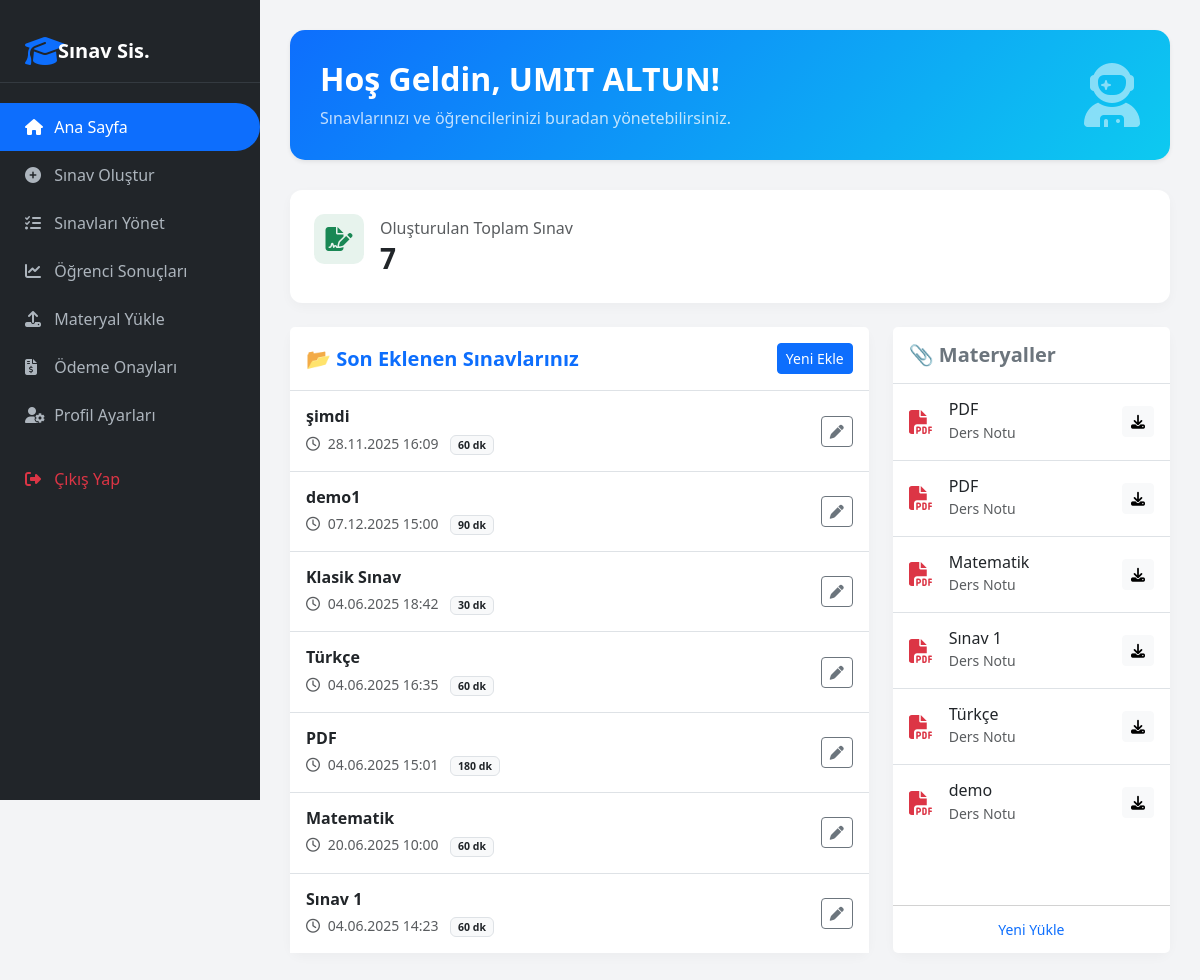
/dashboard.php (signed in), run on the app's committed database.
### tables this page shows
CREATE TABLE `exams` (
  `id` int(11) NOT NULL,
  `title` varchar(255) DEFAULT NULL,
  `description` text DEFAULT NULL,
  `start_time` datetime DEFAULT NULL,
  `end_time` datetime DEFAULT NULL,
  `duration_minutes` int(11) DEFAULT NULL,
  `creator_id` int(11) DEFAULT NULL,
  `format` enum('coktan_secimli','klasik','yazili','karisik') DEFAULT NULL,
  `is_paid` tinyint(1) DEFAULT 1,
  `date` datetime DEFAULT NULL,
  `price` int(11) DEFAULT 0,
  `created_at` datetime DEFAULT current_timestamp()
);

CREATE TABLE `exam_materials` (
  `id` int(11) NOT NULL,
  `exam_id` int(11) DEFAULT NULL,
  `creator_id` int(11) NOT NULL,
  `filename` varchar(255) DEFAULT NULL,
  `filepath` varchar(255) DEFAULT NULL,
  `title` varchar(255) DEFAULT NULL,
  `created_at` datetime DEFAULT current_timestamp()
);

### dashboard.php (the view, shortened to what this page needs)
<?php
require 'db.php';
$user = $_SESSION['user'];
$role = $user['role'];
$upcoming_exams = [];
$my_exams = [];
$materials = [];
$stats = ['total_exams' => 0, 'completed' => 0];
if ($role === 'ogrenci') {
    $stmt = $pdo->prepare("SELECT * FROM exams WHERE start_time > NOW() ORDER BY start_time ASC LIMIT 5");
    $stmt->execute();
    $upcoming_exams = $stmt->fetchAll(PDO::FETCH_ASSOC);
    $stmt = $pdo->query("SELECT * FROM exam_materials ORDER BY created_at DESC LIMIT 5");
    $materials = $stmt->fetchAll(PDO::FETCH_ASSOC);
    $stmt = $pdo->prepare("SELECT COUNT(DISTINCT exam_id) FROM answers WHERE user_id = ?");
    $stmt->execute([$user['id']]);
    $stats['completed'] = $stmt->fetchColumn();
} else {
    $stmt = $pdo->prepare("SELECT * FROM exams WHERE creator_id = ? ORDER BY created_at DESC");
    $stmt->execute([$user['id']]);
    $my_exams = $stmt->fetchAll(PDO::FETCH_ASSOC);
    $stats['total_exams'] = count($my_exams);
    $stmt = $pdo->prepare("SELECT * FROM exam_materials WHERE creator_id = ?");
    $stmt->execute([$user['id']]);
    $materials = $stmt->fetchAll(PDO::FETCH_ASSOC);
}
?>
<!DOCTYPE html>
<html lang="tr">
<head>
    <link href="https://cdn.jsdelivr.net/npm/bootstrap@5.3.3/dist/css/bootstrap.min.css" rel="stylesheet">
    <link href="https://cdnjs.cloudflare.com/ajax/libs/font-awesome/6.4.0/css/all.min.css" rel="stylesheet">
</head>
<body>
    <div class="sidebar" id="sidebar">
        <div class="sidebar-header d-flex align-items-center">
            <i class="fa-solid fa-graduation-cap fa-2x me-2 text-primary"></i>
            <h5 class="m-0 fw-bold">Sınav Sis.</h5>
        </div>
        <a href="dashboard.php" class="active"><i class="fa-solid fa-house"></i> Ana Sayfa</a>
        <?php if($role === 'ogrenci'): ?>
            <a href="available_exams.php"><i class="fa-solid fa-pen-to-square"></i> Sınavlara Katıl</a>
            <a href="exam_history.php"><i class="fa-solid fa-clock-rotate-left"></i> Sonuçlarım</a>
        <?php else: ?>
            <a href="create_exam.php"><i class="fa-solid fa-plus-circle"></i> Sınav Oluştur</a>
            <a href="manage_exams.php"><i class="fa-solid fa-list-check"></i> Sınavları Yönet</a>
            <a href="student_results.php"><i class="fa-solid fa-chart-line"></i> Öğrenci Sonuçları</a>
            <a href="upload_material.php"><i class="fa-solid fa-upload"></i> Materyal Yükle</a>
            <a href="payment_approvals.php"><i class="fa-solid fa-file-invoice-dollar"></i> Ödeme Onayları</a>
        <?php endif; ?>
        <a href="profile_manage.php"><i class="fa-solid fa-user-gear"></i> Profil Ayarları</a>
        <a href="logout.php" class="text-danger mt-3"><i class="fa-solid fa-right-from-bracket"></i> Çıkış Yap</a>
    </div>
    <div class="main-content">
        <div class="welcome-banner shadow-sm">
            <div>
                <h2 class="fw-bold">Hoş Geldin, <?= htmlspecialchars($user['name']) ?>!</h2>
                <p class="mb-0 opacity-75">
                    <?= $role === 'ogrenci' ? 'Başarılar dileriz. Yaklaşan sınavlarını aşağıdan kontrol edebilirsin.' : 'Sınavlarınızı ve öğrencilerinizi buradan yönetebilirsiniz.' ?>
                </p>
            </div>
            <div class="d-none d-md-block">
                <i class="fa-solid fa-user-astronaut fa-4x opacity-50"></i>
            </div>
        </div>
        <div class="row g-4 mb-4">
            <?php if($role === 'ogrenci'): ?>
                <div class="col-md-6">
                    <div class="card card-custom p-4">
                        <div class="d-flex align-items-center">
                            <div class="card-icon bg-primary bg-opacity-10 text-primary me-3">
                                <i class="fa-solid fa-check-circle"></i>
                            </div>
                            <div>
                                <h6 class="text-muted mb-1">Tamamlanan Sınavlar</h6>
                                <h3 class="fw-bold m-0"><?= $stats['completed'] ?></h3>
                            </div>
                        </div>
                    </div>
                </div>
                <div class="col-md-6">
                    <div class="card card-custom p-4">
                        <div class="d-flex align-items-center">
                            <div class="card-icon bg-warning bg-opacity-10 text-warning me-3">
                                <i class="fa-solid fa-calendar-alt"></i>
                            </div>
                            <div>
                                <h6 class="text-muted mb-1">Yaklaşan Sınav Sayısı</h6>
                                <h3 class="fw-bold m-0"><?= count($upcoming_exams) ?></h3>
                            </div>
                        </div>
                    </div>
                </div>
            <?php else: ?>
                <div class="col-md-12">
                    <div class="card card-custom p-4">
                        <div class="d-flex align-items-center">
                            <div class="card-icon bg-success bg-opacity-10 text-success me-3">
                                <i class="fa-solid fa-file-signature"></i>
                            </div>
                            <div>
                                <h6 class="text-muted mb-1">Oluşturulan Toplam Sınav</h6>
                                <h3 class="fw-bold m-0"><?= $stats['total_exams'] ?></h3>
                            </div>
                        </div>
                    </div>
                </div>
            <?php endif; ?>
        </div>
        <div class="row g-4">
            <div class="col-lg-8">
                <div class="card card-custom h-100">
                    <div class="card-header bg-white border-bottom p-3 d-flex justify-content-between align-items-center">
                        <h5 class="m-0 fw-bold text-primary">
                            <?= $role === 'ogrenci' ? '📅 Yaklaşan Sınavlar' : '📂 Son Eklenen Sınavlarınız' ?>
                        </h5>
                        <?php if($role === 'ogretmen'): ?>
                            <a href="create_exam.php" class="btn btn-sm btn-primary">Yeni Ekle</a>
                        <?php endif; ?>
                    </div>
                    <div class="card-body p-0">
                        <div class="list-group list-group-flush">
                            <?php
                            $liste = $role === 'ogrenci' ? $upcoming_exams : $my_exams;
                            if (empty($liste)):
                            ?>
                                <div class="p-4 text-center text-muted">
                                    <i class="fa-regular fa-folder-open fa-2x mb-2"></i>
                                    <p>Henüz kayıt bulunmamaktadır.</p>
                                </div>
                            <?php else: ?>
                                <?php foreach ($liste as $exam): ?>
                                    <div class="list-group-item p-3 d-flex justify-content-between align-items-center">
                                        <div>
                                            <h6 class="mb-1 fw-bold"><?= htmlspecialchars($exam['title']) ?></h6>
                                            <small class="text-muted">
                                                <i class="fa-regular fa-clock me-1"></i>
                                                <?= date('d.m.Y H:i', strtotime($exam['start_time'])) ?>
                                                <span class="ms-2 badge bg-light text-dark border"><?= $exam['duration_minutes'] ?> dk</span>
                                            </small>
                                        </div>
                                        <?php if($role === 'ogrenci'): ?>
                                            <a href="available_exams.php" class="btn btn-sm btn-outline-primary rounded-pill px-3">Katıl</a>
                                        <?php else: ?>
                                            <a href="edit_exam.php?id=<?= $exam['id'] ?>" class="btn btn-sm btn-outline-secondary"><i class="fa-solid fa-pen"></i></a>
                                        <?php endif; ?>
                                    </div>
                                <?php endforeach; ?>
                            <?php endif; ?>
                        </div>
                    </div>
                </div>
            </div>
            <div class="col-lg-4">
                <div class="card card-custom h-100">
                    <div class="card-header bg-white border-bottom p-3">
                        <h5 class="m-0 fw-bold text-secondary">📎 Materyaller</h5>
                    </div>
                    <div class="card-body p-0">
                        <div class="list-group list-group-flush">
                            <?php if (empty($materials)): ?>
                                <div class="p-4 text-center text-muted">Materyal yok.</div>
                            <?php else: ?>
                                <?php foreach ($materials as $m): ?>
                                    <div class="list-group-item p-3">
                                        <div class="d-flex align-items-center justify-content-between">
                                            <div class="d-flex align-items-center text-truncate">
                                                <i class="fa-solid fa-file-pdf text-danger me-3 fs-4"></i>
                                                <div>
                                                    <h6 class="mb-0 text-truncate" style="max-width: 150px;" title="<?= htmlspecialchars($m['title']) ?>">
                                                        <?= htmlspecialchars($m['title'] ?: $m['filename']) ?>
                                                    </h6>
                                                    <small class="text-muted">Ders Notu</small>
                                                </div>
                                            </div>
                                            <a href="<?= htmlspecialchars($m['filepath']) ?>" class="btn btn-sm btn-light" download>
                                                <i class="fa-solid fa-download"></i>
                                            </a>
                                        </div>
                                    </div>
                                <?php endforeach; ?>
                            <?php endif; ?>
                        </div>
                    </div>
                    <?php if($role === 'ogretmen'): ?>
                        <div class="card-footer bg-white text-center">
                            <a href="upload_material.php" class="btn btn-sm btn-link text-decoration-none">Yeni Yükle</a>
                        </div>
                    <?php endif; ?>
                </div>
            </div>
        </div>
    </div>
</body>
</html>

### dashboard.php (style rules this page uses)
body { font-family: 'Segoe UI', sans-serif; background-color: #f3f4f6; }
.sidebar { width: 260px; height: 100vh; background: #212529; color: #fff; position: fixed; top: 0; left: 0; padding-top: 20px; transition: all 0.3s; z-index: 1000; }
.sidebar-header { padding: 15px 25px; border-bottom: 1px solid #343a40; margin-bottom: 20px; }
.sidebar a { padding: 12px 25px; text-decoration: none; font-size: 16px; color: #adb5bd; display: block; transition: 0.2s; }
.sidebar a:hover, .sidebar a.active { color: #fff; background-color: #0d6efd; border-radius: 0 25px 25px 0; }
.sidebar i { width: 25px; }
.main-content { margin-left: 260px; padding: 30px; transition: all 0.3s; }
.card-custom { border: none; border-radius: 12px; background: #fff; box-shadow: 0 4px 12px rgba(0,0,0,0.03); transition: transform 0.2s; }
.card-icon { width: 50px; height: 50px; border-radius: 10px; display: flex; align-items: center; justify-content: center; font-size: 24px; margin-bottom: 15px; }
.welcome-banner { background: linear-gradient(135deg, #0d6efd, #0dcaf0); color: white; border-radius: 15px; padding: 30px; margin-bottom: 30px; display: flex; justify-content: space-between; align-items: center; }

### data on the page
exams: title "şimdi", start_time "28.11.2025 16:09", duration_minutes "60"
exams: title "demo1", start_time "07.12.2025 15:00", duration_minutes "90"
exams: title "Klasik Sınav", start_time "04.06.2025 18:42", duration_minutes "30"
exams: title "Türkçe", start_time "04.06.2025 16:35", duration_minutes "60"
exams: title "PDF", start_time "04.06.2025 15:01", duration_minutes "180"
exams: title "Matematik", start_time "20.06.2025 10:00", duration_minutes "60"
exams: title "Sınav 1", start_time "04.06.2025 14:23", duration_minutes "60"
exam_materials: title "PDF"
exam_materials: title "PDF"
exam_materials: title "Matematik"
exam_materials: title "Sınav 1"
exam_materials: title "Türkçe"
exam_materials: title "demo"

### other printed values
$user['name'] "UMIT ALTUN"
$stats['total_exams'] "7"
